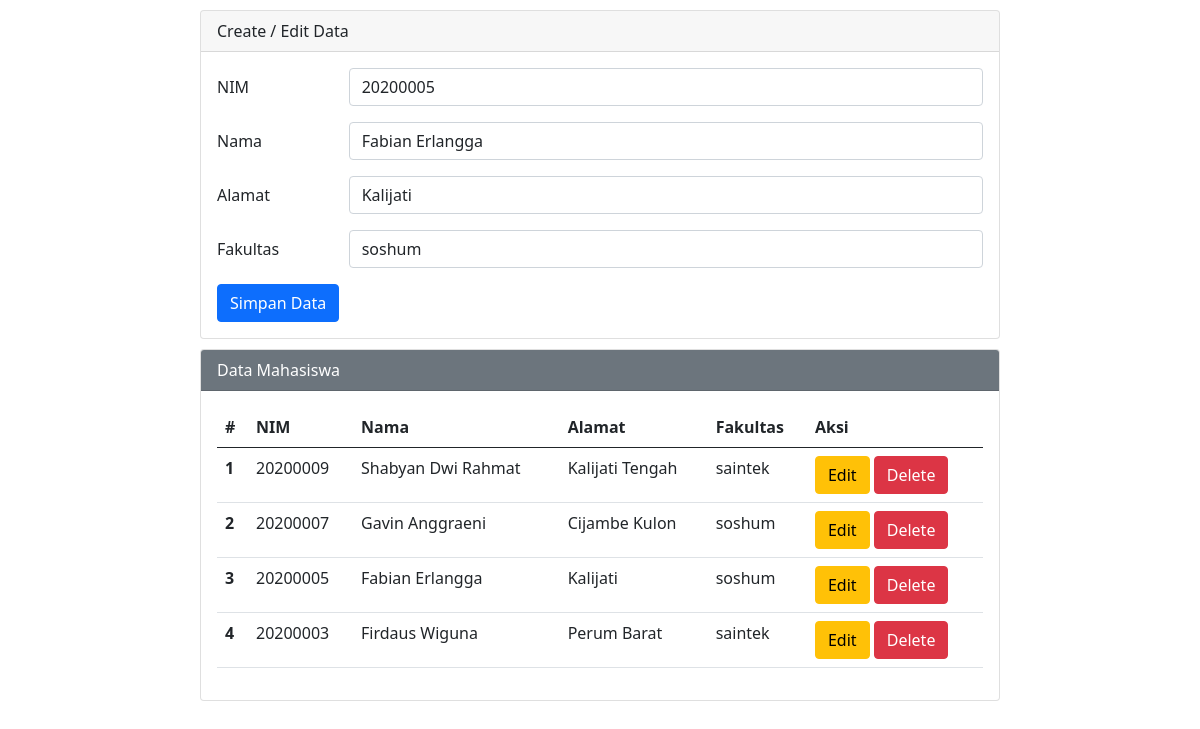
/tugasmysqli/index.php?op=edit&id=3, run on the app's committed database.
### tables this page shows
CREATE TABLE `mahasiswa` (
  `id` int(11) NOT NULL,
  `nim` varchar(25) NOT NULL,
  `nama` varchar(25) NOT NULL,
  `alamat` varchar(25) NOT NULL,
  `fakultas` varchar(25) NOT NULL
);

### tugasmysqli/index.php (the view, shortened to what this page needs)
<?php
$host       = "localhost";
$user       = "root";
$pass       = "";
$db         = "akademik_firdaus";
$koneksi    = mysqli_connect($host, $user, $pass, $db);
$nim        = "";
$nama       = "";
$alamat     = "";
$fakultas   = "";
if (isset($_GET['op'])) {
    $op = $_GET['op'];
} else {
    $op = "";
}
if ($op == 'edit') {
    $id         = $_GET['id'];
    $sql1       = "select * from mahasiswa where id = '$id'";
    $q1         = mysqli_query($koneksi, $sql1);
    $r1         = mysqli_fetch_array($q1);
    $nim        = $r1['nim'];
    $nama       = $r1['nama'];
    $alamat     = $r1['alamat'];
    $fakultas   = $r1['fakultas'];
}
?>
<!DOCTYPE html>
<html lang="en">
<head>
    <link href="https://cdn.jsdelivr.net/npm/bootstrap@5.0.0-beta2/dist/css/bootstrap.min.css" rel="stylesheet">
</head>
<body>
    <div class="mx-auto">
        <div class="card">
            <div class="card-header">
                Create / Edit Data
            </div>
            <div class="card-body">
                <form action="" method="POST">
                    <div class="mb-3 row">
                        <label for="nim" class="col-sm-2 col-form-label">NIM</label>
                        <div class="col-sm-10">
                            <input type="text" class="form-control" id="nim" name="nim" value="<?php echo $nim ?>">
                        </div>
                    </div>
                    <div class="mb-3 row">
                        <label for="nama" class="col-sm-2 col-form-label">Nama</label>
                        <div class="col-sm-10">
                            <input type="text" class="form-control" id="nama" name="nama" value="<?php echo $nama ?>">
                        </div>
                    </div>
                    <div class="mb-3 row">
                        <label for="alamat" class="col-sm-2 col-form-label">Alamat</label>
                        <div class="col-sm-10">
                            <input type="text" class="form-control" id="alamat" name="alamat" value="<?php echo $alamat ?>">
                        </div>
                    </div>
                    <div class="mb-3 row">
                        <label for="fakultas" class="col-sm-2 col-form-label">Fakultas</label>
                        <div class="col-sm-10">
                            <select class="form-control" name="fakultas" id="fakultas">
                                <option value="soshum" <?php if ($fakultas == "soshum") echo "selected" ?>>soshum</option>
                            </select>
                        </div>
                    </div>
                    <div class="col-12">
                        <input type="submit" name="simpan" value="Simpan Data" class="btn btn-primary" />
                    </div>
                </form>
            </div>
        </div>
        <div class="card">
            <div class="card-header text-white bg-secondary">
                Data Mahasiswa
            </div>
            <div class="card-body">
                <table class="table">
                    <thead>
                        <tr>
                            <th scope="col">#</th>
                            <th scope="col">NIM</th>
                            <th scope="col">Nama</th>
                            <th scope="col">Alamat</th>
                            <th scope="col">Fakultas</th>
                            <th scope="col">Aksi</th>
                        </tr>
                    </thead>
                    <tbody>
                        <?php
                        $sql2   = "select * from mahasiswa order by id desc";
                        $q2     = mysqli_query($koneksi, $sql2);
                        $urut   = 1;
                        while ($r2 = mysqli_fetch_array($q2)) {
                            $id         = $r2['id'];
                            $nim        = $r2['nim'];
                            $nama       = $r2['nama'];
                            $alamat     = $r2['alamat'];
                            $fakultas   = $r2['fakultas'];
                        ?>
                            <tr>
                                <th scope="row"><?php echo $urut++ ?></th>
                                <td scope="row"><?php echo $nim ?></td>
                                <td scope="row"><?php echo $nama ?></td>
                                <td scope="row"><?php echo $alamat ?></td>
                                <td scope="row"><?php echo $fakultas ?></td>
                                <td scope="row">
                                    <a href="index.php?op=edit&id=<?php echo $id ?>"><button type="button" class="btn btn-warning">Edit</button></a>
                                    <a href="index.php?op=delete&id=<?php echo $id?>" onclick="return confirm('Yakin mau delete data?')"><button type="button" class="btn btn-danger">Delete</button></a>
                                </td>
                            </tr>
                        <?php
                        }
                        ?>
                    </tbody>
                </table>
            </div>
        </div>
    </div>
</body>
</html>

### tugasmysqli/index.php (style rules this page uses)
.mx-auto { width: 800px }
.card { margin-top: 10px; }

### data on the page
mahasiswa: nim "20200005", nama "Fabian Erlangga", alamat "Kalijati", fakultas "soshum"
mahasiswa: nim "20200009", nama "Shabyan Dwi Rahmat", alamat "Kalijati Tengah", fakultas "saintek"
mahasiswa: nim "20200007", nama "Gavin Anggraeni", alamat "Cijambe Kulon", fakultas "soshum"
mahasiswa: nim "20200003", nama "Firdaus Wiguna", alamat "Perum Barat", fakultas "saintek"
